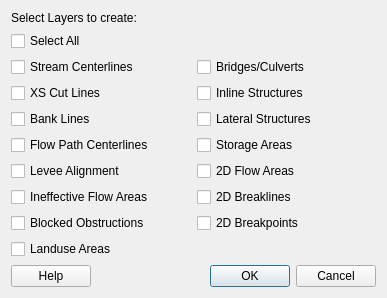
<?xml version="1.0" encoding="UTF-8"?>
<ui version="4.0">
 <class>CreateRasLayers</class>
 <widget class="QWidget" name="CreateRasLayers">
  <property name="geometry">
   <rect>
    <x>0</x>
    <y>0</y>
    <width>387</width>
    <height>280</height>
   </rect>
  </property>
  <property name="windowTitle">
   <string>Create RAS Layers and Tables</string>
  </property>
  <layout class="QGridLayout" name="gridLayout">
   <item row="2" column="0">
    <layout class="QGridLayout" name="gridLayout_2">
     <item row="10" column="0">
      <widget class="QCheckBox" name="landuseChbox">
       <property name="text">
        <string>Landuse Areas</string>
       </property>
      </widget>
     </item>
     <item row="3" column="1">
      <widget class="QCheckBox" name="bridgesChbox">
       <property name="text">
        <string>Bridges/Culverts</string>
       </property>
      </widget>
     </item>
     <item row="9" column="0">
      <widget class="QCheckBox" name="blockedChbox">
       <property name="text">
        <string>Blocked Obstructions</string>
       </property>
      </widget>
     </item>
     <item row="6" column="0">
      <widget class="QCheckBox" name="flowPathChbox">
       <property name="text">
        <string>Flow Path Centerlines</string>
       </property>
      </widget>
     </item>
     <item row="5" column="0">
      <widget class="QCheckBox" name="bankLinesChbox">
       <property name="text">
        <string>Bank Lines</string>
       </property>
      </widget>
     </item>
     <item row="4" column="0">
      <widget class="QCheckBox" name="xsCutLinesChbox">
       <property name="text">
        <string>XS Cut Lines</string>
       </property>
      </widget>
     </item>
     <item row="8" column="0">
      <widget class="QCheckBox" name="ineffectiveChbox">
       <property name="text">
        <string>Ineffective Flow Areas</string>
       </property>
      </widget>
     </item>
     <item row="12" column="1">
      <widget class="QDialogButtonBox" name="buttonBox">
       <property name="standardButtons">
        <set>QDialogButtonBox::Cancel|QDialogButtonBox::Ok</set>
       </property>
      </widget>
     </item>
     <item row="3" column="0">
      <widget class="QCheckBox" name="streamChbox">
       <property name="text">
        <string>Stream Centerlines</string>
       </property>
      </widget>
     </item>
     <item row="12" column="0">
      <layout class="QHBoxLayout" name="horizontalLayout">
       <item>
        <widget class="QPushButton" name="helpButton">
         <property name="text">
          <string>Help</string>
         </property>
        </widget>
       </item>
       <item>
        <spacer name="horizontalSpacer">
         <property name="orientation">
          <enum>Qt::Horizontal</enum>
         </property>
         <property name="sizeHint" stdset="0">
          <size>
           <width>40</width>
           <height>20</height>
          </size>
         </property>
        </spacer>
       </item>
      </layout>
     </item>
     <item row="4" column="1">
      <widget class="QCheckBox" name="inlineStructChbox">
       <property name="text">
        <string>Inline Structures</string>
       </property>
      </widget>
     </item>
     <item row="7" column="0">
      <widget class="QCheckBox" name="leveeChbox">
       <property name="text">
        <string>Levee Alignment</string>
       </property>
      </widget>
     </item>
     <item row="5" column="1">
      <widget class="QCheckBox" name="lateralStructChbox">
       <property name="text">
        <string>Lateral Structures</string>
       </property>
      </widget>
     </item>
     <item row="6" column="1">
      <widget class="QCheckBox" name="storageAreasChbox">
       <property name="text">
        <string>Storage Areas</string>
       </property>
      </widget>
     </item>
     <item row="7" column="1">
      <widget class="QCheckBox" name="flowAreas2DChbox">
       <property name="text">
        <string>2D Flow Areas</string>
       </property>
      </widget>
     </item>
     <item row="8" column="1">
      <widget class="QCheckBox" name="breaklines2DChbox">
       <property name="text">
        <string>2D Breaklines</string>
       </property>
      </widget>
     </item>
     <item row="9" column="1">
      <widget class="QCheckBox" name="breakpoints2DChbox">
       <property name="text">
        <string>2D Breakpoints</string>
       </property>
      </widget>
     </item>
    </layout>
   </item>
   <item row="0" column="0">
    <widget class="QLabel" name="label">
     <property name="text">
      <string>Select Layers to create:</string>
     </property>
    </widget>
   </item>
   <item row="1" column="0">
    <widget class="QCheckBox" name="allChbox">
     <property name="text">
      <string>Select All</string>
     </property>
    </widget>
   </item>
  </layout>
 </widget>
 <resources/>
 <connections/>
</ui>
